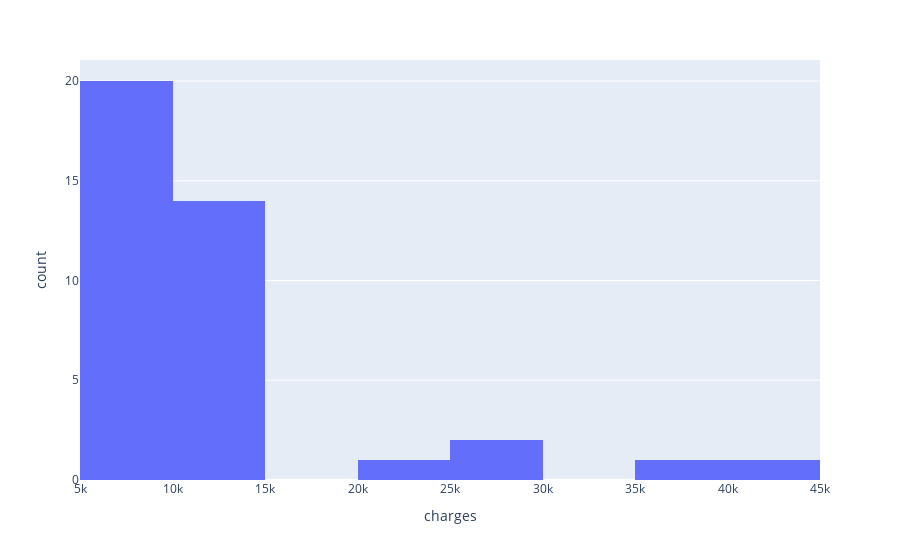

Notebook code for this chart:
### Code cell
import plotly.express as px

age_min = 45
age_max = 55
region = "southwest"
sex = "female" 

def plotly_graph(df,age_min,age_max,region,sex):
    df_filtered = df[(df["age"].between(age_min, age_max)) & (df["region"] == region) & (df["sex"] == sex)]
    fig = px.histogram(df_filtered, x="charges")
    return fig

### Figure 1 — Plotly figure (JSON) as saved in the notebook; plotly's stock layout.template omitted (floating-point values rounded to 4 significant figures)
{"data": [{"alignmentgroup": "True", "bingroup": "x", "hovertemplate": "charges=%{x}<br>count=%{y}<extra></extra>", "legendgroup": "", "marker": {"color": "#636efa", "pattern": {"shape": ""}}, "name": "", "offsetgroup": "", "orientation": "v", "showlegend": false, "type": "histogram", "x": [11740.0, 12110.0, 11880.0, 9635.0, 11160.0, 8823.0, 8520.0, 35160.0, 9626.0, 8932.0, 9265.0, 8540.0, 7345.0, 9880.0, 9861.0, 8825.0, 11540.0, 11550.0, 10710.0, 9182.0, 26240.0, 8557.0, 11150.0, 24520.0, 9415.0, 9873.0, 26140.0, 7348.0, 10120.0, 8269.0, 12090.0, 8278.0, 8551.0, 11300.0, 10810.0, 41660.0, 9102.0, 10700.0, 11410.0], "xaxis": "x", "yaxis": "y"}], "layout": {"barmode": "relative", "legend": {"tracegroupgap": 0}, "margin": {"t": 60}, "xaxis": {"anchor": "y", "domain": [0, 1], "title": {"text": "charges"}}, "yaxis": {"anchor": "x", "domain": [0, 1], "title": {"text": "count"}}}}
